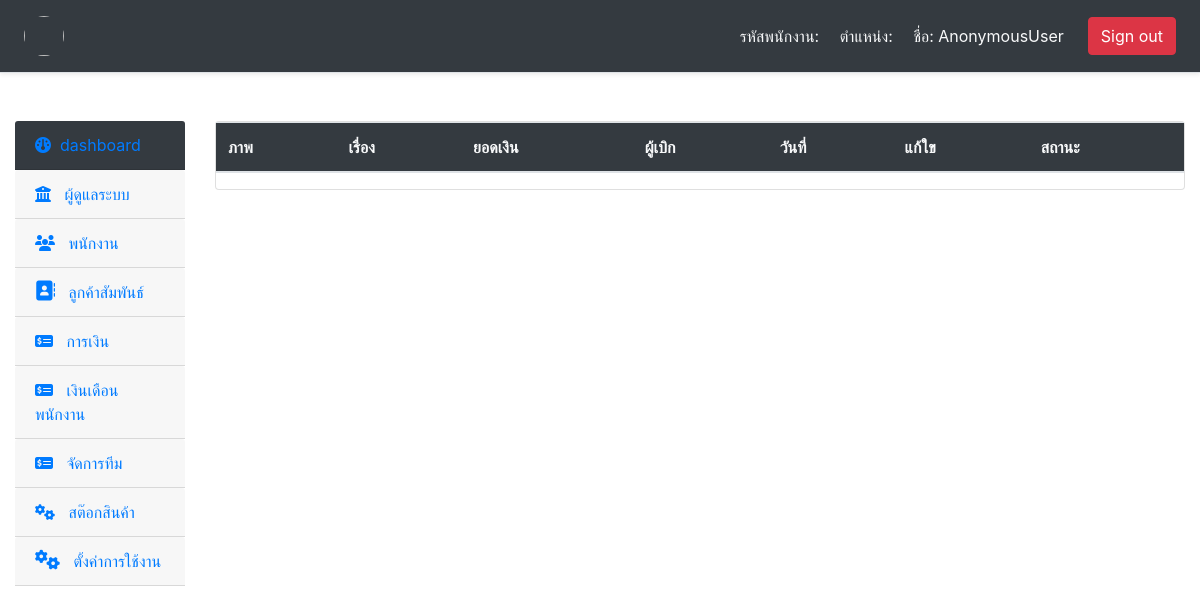
/money/, run on an earlier commit of the app's database.
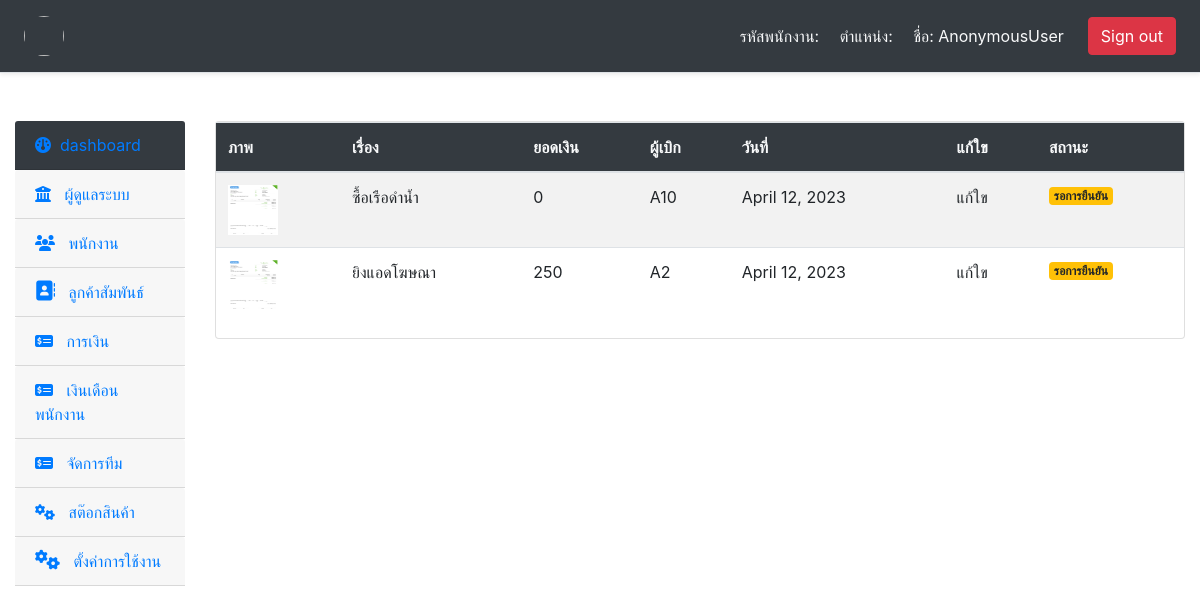
And on a later commit of the database.
### app_money/models.py (models this page shows, shortened)
class ReceiptInvoice (models.Model): # การเบิกเงิน
    collector = models.OneToOneField(User,on_delete=models.CASCADE)#ผู้เบิก
    subject = models.OneToOneField(Subject,on_delete=models.CASCADE) # เรื่องขอเบิก
    details = models.TextField(null=True,blank=True) #รายละเอียดการเบิก
    money = models.PositiveBigIntegerField(default=0,blank=True) #จำนวนเงิน
    image1 = models.ImageField(upload_to='image_money',null=True,blank=True,default='default.png') #ภาพขอเบิกเงินที่ 1
    image2 = models.ImageField(upload_to='image_money',null=True,blank=True,default='default.png') #ภาพขอเบิกเงินที่ 2
    image3 = models.ImageField(upload_to='image_money',null=True,blank=True,default='default.png') #ภาพขอเบิกเงินที่ 3
    image4 = models.ImageField(upload_to='image_money',null=True,blank=True,default='default.png') #ภาพขอเบิกเงินที่ 4
    image5 = models.ImageField(upload_to='image_money',null=True,blank=True,default='default.png') #ภาพขอเบิกเงินที่ 5
    created_dat = models.DateField(auto_now_add=True,null=True,blank=True) #วันที่เบิก

class Subject (models.Model):
    name = models.CharField(max_length=255)
    def __str__(self) :
        return self.name

### app_money/views.py (the view)
# urls.py: path('',Dashboard,name='dashboard' ),
def dashboard (request):
    view_money = ReceiptInvoice.objects.all()
    return render(request,'html_money/money.html',{"view_money":view_money})

### templates/html_money/money.html
{% extends 'base/layout.html' %}
{% block content %}
{% load humanize %}
<table class="table table-striped ">
    <thead class='bg-dark text-light'>
      <tr>
        <th> ภาพ </th>
        <th> เรื่อง </th>
        <th> ยอดเงิน </th>
        <th> ผู้เบิก </th>
        <th> วันที่ </th>
        <th> แก้ใข </th>
        <th> สถานะ </th>
      </tr>
    </thead>
    <tbody>
      {% for money in view_money %}
      <tr>
        <td><img src="{{ money.image1.url}}"  width="50" height="50" alt="..."></td>
        <td> {{money.subject}} </td>
        <td> {{money.money | intcomma}}</td>
        <td> {{money.collector}} </td>
        <td> {{money.created_dat}} </td>
        <td>แก้ใข</a></td>
        <td><h6> <span class="badge badge-warning">รอการยืนยัน</span></h6></td>
      </tr>
      {% endfor %}
    </tbody>
</table>
{% endblock content %}

What changed in the data, as far as the page shows it:
added ReceiptInvoice: image1 (picture), subject "ซื้อเรือดำน้ำ", money "0", collector "A10", created_dat "April 12, 2023"
added ReceiptInvoice: image1 (picture), subject "ยิงแอดโฆษณา", money "250", collector "A2", created_dat "April 12, 2023"
